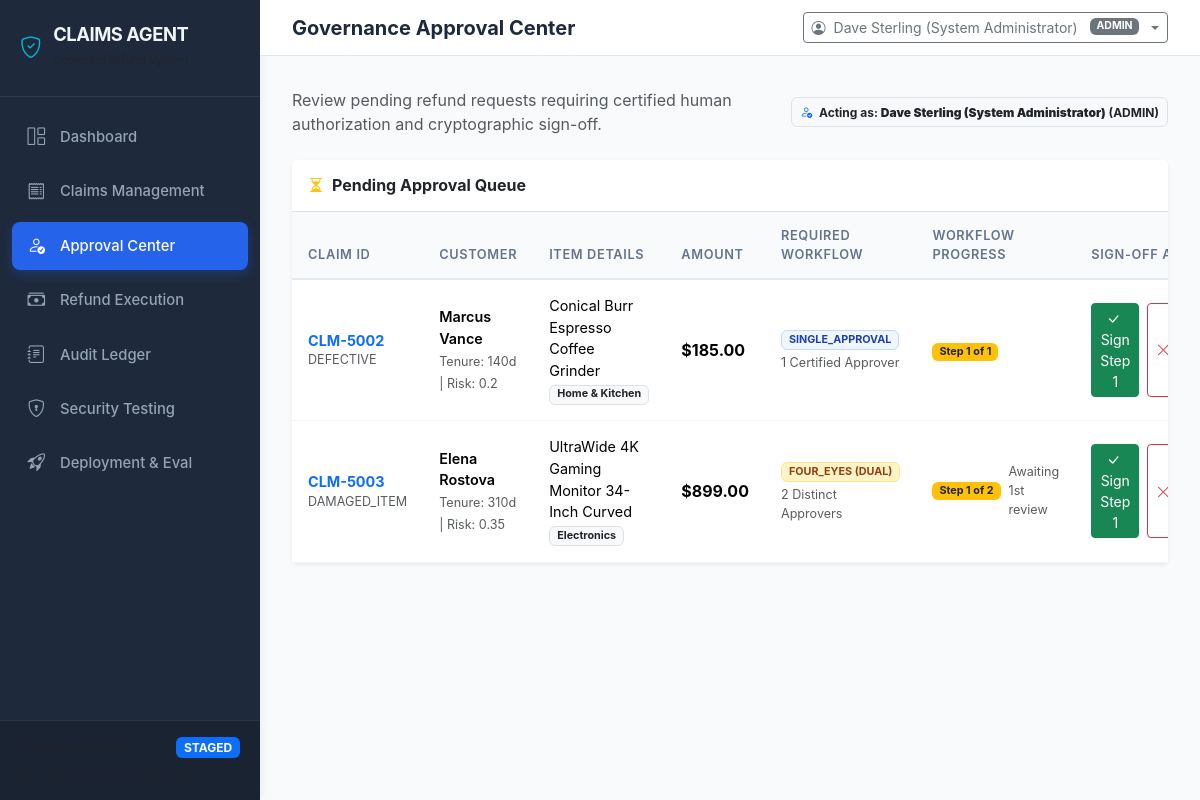
Screenshot of /approvals with the database file from the repository.
### tables this page shows
CREATE TABLE claims (
        id TEXT PRIMARY KEY,
        customer_id TEXT NOT NULL,
        transaction_id TEXT NOT NULL,
        amount REAL NOT NULL,
        reason TEXT NOT NULL,
        description TEXT NOT NULL,
        status TEXT NOT NULL,
        risk_category TEXT NOT NULL,
        policy_clause_id TEXT,
        policy_clause_text TEXT,
        payload_hash TEXT NOT NULL,
        idempotency_key TEXT UNIQUE,
        ai_analysis_id INTEGER,
        created_at TEXT NOT NULL,
        updated_at TEXT NOT NULL,
        FOREIGN KEY (customer_id) REFERENCES customers(id),
        FOREIGN KEY (transaction_id) REFERENCES transactions(id)
    );

CREATE TABLE customers (
        id TEXT PRIMARY KEY,
        name TEXT NOT NULL,
        email TEXT NOT NULL,
        account_age_days INTEGER NOT NULL,
        risk_score REAL NOT NULL,
        total_orders INTEGER NOT NULL,
        total_refunds_count INTEGER NOT NULL,
        total_refunds_amount REAL NOT NULL,
        is_flagged INTEGER DEFAULT 0,
        notes TEXT,
        created_at TEXT NOT NULL
    );

CREATE TABLE transactions (
        id TEXT PRIMARY KEY,
        customer_id TEXT NOT NULL,
        order_id TEXT NOT NULL,
        amount REAL NOT NULL,
        currency TEXT DEFAULT 'USD',
        item_category TEXT NOT NULL,
        item_name TEXT NOT NULL,
        purchase_date TEXT NOT NULL,
        payment_method TEXT NOT NULL,
        status TEXT DEFAULT 'COMPLETED',
        FOREIGN KEY (customer_id) REFERENCES customers(id)
    );

### server/routes.py (the view)
@main_bp.route("/approvals")
def approvals_page():
    claims = claim_service.get_all_claims()
    pending = [c for c in claims if "PENDING_APPROVAL" in c["status"]]
    enriched = []
    for p in pending:
        c_detail = claim_service.get_claim_by_id(p["id"])
        enriched.append(c_detail)
    return render_template("approvals.html", pending_claims=enriched)

### eval/deployment.py (called while the page is built, shortened)
def get_deployment_status() -> Dict[str, Any]:
    conn = get_db_connection()
    cursor = conn.cursor()
    cursor.execute("SELECT * FROM deployment_state WHERE id = 1")
    row = cursor.fetchone()
    conn.close()
    return dict(row)

### server/auth.py (called while the page is built, shortened)
def get_current_user_from_request():
    token = None
    auth_header = request.headers.get("Authorization")
    if auth_header and auth_header.startswith("Bearer "):
        token = auth_header.split(" ")[1]
    if not token and "jwt_token" in request.cookies:
        token = request.cookies.get("jwt_token")
    if not token:
        demo_user = request.cookies.get("demo_active_user")
        return None

### server/database.py (called while the page is built)
def get_db_connection():
    os.makedirs(DB_DIR, exist_ok=True)
    conn = sqlite3.connect(DB_PATH)
    conn.row_factory = sqlite3.Row
    conn.execute("PRAGMA foreign_keys = ON;")
    return conn

### server/routes.py (called while the page is built)
@main_bp.context_processor
def inject_globals():
    user = get_current_user_from_request()
    if not user:
        user = {
            "id": 4,
            "username": "admin_dave",
            "role": "ADMIN",
            "full_name": "Dave Sterling (System Administrator)"
        }
    status = get_deployment_status()
    return {"current_user": user, "deployment_status": status}

### templates/approvals.html (shortened to what this page needs)
{% extends "base.html" %}
{% block page_title %}Governance Approval Center{% endblock %}
{% block content %}
<div class="d-flex justify-content-between align-items-center mb-4">
    <div>
        <p class="text-muted mb-0">Review pending refund requests requiring certified human authorization and cryptographic sign-off.</p>
    </div>
    <div class="badge bg-light text-dark border p-2">
        <i class="bi bi-person-check me-1 text-primary"></i> Acting as: <strong>{{ current_user.full_name }}</strong> ({{ current_user.role }})
    </div>
</div>
<div class="card shadow-sm border-0">
    <div class="card-header bg-white border-bottom py-3">
        <h6 class="mb-0 fw-bold"><i class="bi bi-hourglass-split me-2 text-warning"></i>Pending Approval Queue</h6>
    </div>
    <div class="card-body p-0">
        <div class="table-responsive">
            <table class="table custom-table align-middle mb-0">
                <thead>
                    <tr>
                        <th>Claim ID</th>
                        <th>Customer</th>
                        <th>Item Details</th>
                        <th>Amount</th>
                        <th>Required Workflow</th>
                        <th>Workflow Progress</th>
                        <th>Sign-off Actions</th>
                    </tr>
                </thead>
                <tbody>
                    {% for c in pending_claims %}
                    <tr>
                        <td>
                            <a href="/claims/{{ c.id }}" class="fw-bold text-decoration-none text-primary">{{ c.id }}</a>
                            <div class="small text-muted">{{ c.reason }}</div>
                        </td>
                        <td>
                            <div class="fw-semibold">{{ c.customer_name }}</div>
                            <small class="text-muted">Tenure: {{ c.account_age_days }}d | Risk: {{ c.customer_risk_score }}</small>
                        </td>
                        <td>
                            <div>{{ c.item_name }}</div>
                            <small class="badge bg-light text-dark border">{{ c.item_category }}</small>
                        </td>
                        <td><strong class="fs-6">${{ "%.2f"|format(c.amount) }}</strong></td>
                        <td>
                            {% if c.risk_category == 'SINGLE_APPROVAL' %}
                                <span class="badge badge-single mb-1 d-inline-block">SINGLE_APPROVAL</span>
                                <small class="d-block text-muted">1 Certified Approver</small>
                            {% elif c.risk_category == 'FOUR_EYES' %}
                                <span class="badge badge-four-eyes mb-1 d-inline-block">FOUR_EYES (DUAL)</span>
                                <small class="d-block text-muted">2 Distinct Approvers</small>
                            {% else %}
                                <span class="badge bg-secondary mb-1 d-inline-block">{{ c.risk_category }}</span>
                            {% endif %}
                        </td>
                        <td>
                            {% if c.risk_category == 'FOUR_EYES' %}
                                {% if c.status == 'PENDING_APPROVAL_STEP1' %}
                                    <div class="d-flex align-items-center gap-2">
                                        <span class="badge bg-warning text-dark">Step 1 of 2</span>
                                        <small class="text-muted">Awaiting 1st review</small>
                                    </div>
                                {% endif %}
                            {% else %}
                                <span class="badge bg-warning text-dark">Step 1 of 1</span>
                            {% endif %}
                        </td>
                        <td>
                            <div class="d-flex gap-2">
                                {% if c.status == 'PENDING_APPROVAL_STEP1' %}
                                    <button class="btn btn-sm btn-success" onclick="handleApproval('{{ c.id }}', 'APPROVED', 1)">
                                        <i class="bi bi-check-lg me-1"></i>Sign Step 1
                                    </button>
                                {% endif %}
                                <button class="btn btn-sm btn-outline-danger" onclick="handleApproval('{{ c.id }}', 'REJECTED', 1)">
                                    <i class="bi bi-x-lg"></i>
                                </button>
                            </div>
                        </td>
                    </tr>
                    {% endfor %}
                </tbody>
            </table>
        </div>
    </div>
</div>
{% endblock %}

### static/css/style.css (style rules this page uses)
:root { --primary-color: #2563eb; --primary-hover: #1d4ed8; --secondary-color: #475569; --accent-color: #06b6d4; --success-color: #10b981; --warning-color: #f59e0b; --danger-color: #ef4444; --dark-bg: #0f172a; --sidebar-bg: #1e293b; --card-bg: #ffffff; --border-color: #e2e8f0; --text-primary: #1e293b; --text-muted: #64748b; --font-family: -apple-system, BlinkMacSystemFont, "Segoe UI", Roboto, Helvetica, Arial, sans-serif; }
body { font-family: var(--font-family); background-color: #f8fafc; color: var(--text-primary); overflow-x: hidden; }
.badge-single { background-color: #eff6ff; color: #1e40af; border: 1px solid #bfdbfe; }
.badge-four-eyes { background-color: #fef3c7; color: #92400e; border: 1px solid #fde68a; }
.custom-table { margin-bottom: 0; }
.custom-table thead th { background-color: #f8fafc; border-bottom: 2px solid var(--border-color); color: var(--text-muted); font-size: 0.8rem; text-transform: uppercase; font-weight: 600; letter-spacing: 0.05em; padding: 0.85rem 1rem; }
.custom-table tbody td { padding: 0.95rem 1rem; vertical-align: middle; border-bottom: 1px solid #f1f5f9; font-size: 0.9rem; }

### rows the page displays
claims: id "CLM-5002", reason "DEFECTIVE", customer_name "Marcus Vance", account_age_days "140", customer_risk_score "0.2", item_name "Conical Burr Espresso Coffee Grinder", item_category "Home & Kitchen", amount "185.00", risk_category "SINGLE_APPROVAL"
claims: id "CLM-5003", reason "DAMAGED_ITEM", customer_name "Elena Rostova", account_age_days "310", customer_risk_score "0.35", item_name "UltraWide 4K Gaming Monitor 34-Inch Curved", item_category "Electronics", amount "899.00", risk_category "FOUR_EYES (DUAL)"

### other values shown
{{ current_user.full_name }} "Dave Sterling (System Administrator)"
{{ current_user.role }} "ADMIN"
